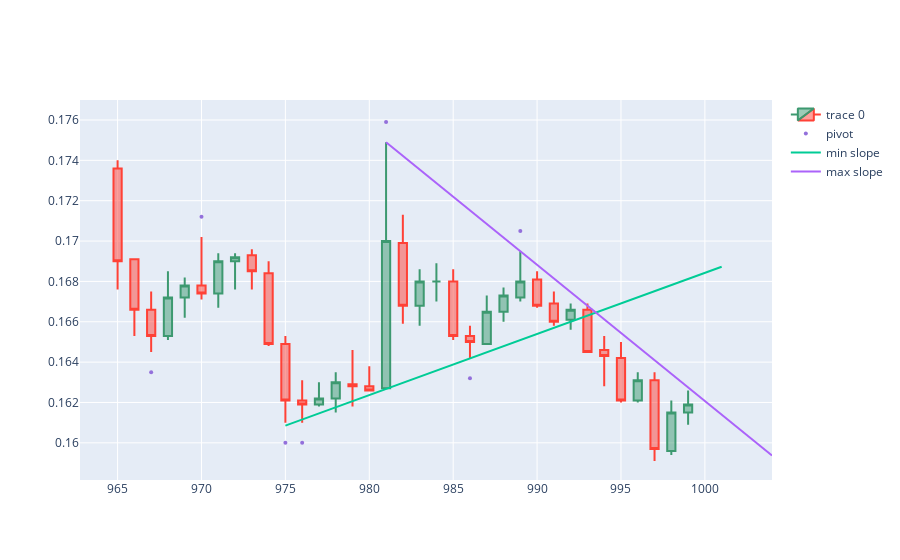

The cell this chart's notebook holds for it:
### Code cell
#dibuja
candleid = 995
dfpl = df[0:1000]
fig = go.Figure(data=[go.Candlestick(x=dfpl.index,
                open=dfpl['Open'],
                high=dfpl['High'],
                low=dfpl['Low'],
                close=dfpl['Close'])])

fig.add_scatter(x=dfpl.index, y=dfpl['pointpos'], mode="markers",
                marker=dict(size=5, color="MediumPurple"),
                name="pivot")

backcandles = 20
maxim = np.array([])
minim = np.array([])
xxmin = np.array([])
xxmax = np.array([])

for i in range(candleid-backcandles, candleid+1):
    if df.iloc[i].pivot == 1:
        minim = np.append(minim, df.iloc[i].Low)
        xxmin = np.append(xxmin, i) #could be i instead df.iloc[i].name
    if df.iloc[i].pivot == 2:
        maxim = np.append(maxim, df.iloc[i].High)
        xxmax = np.append(xxmax, i) # df.iloc[i].name
        
slmin, intercmin, rmin, pmin, semin = linregress(xxmin, minim)
slmax, intercmax, rmax, pmax, semax = linregress(xxmax, maxim)

print(rmin, rmax)

dfpl = df[candleid-backcandles-10:candleid+backcandles+10]

fig = go.Figure(data=[go.Candlestick(x=dfpl.index,
                open=dfpl['Open'],
                high=dfpl['High'],
                low=dfpl['Low'],
                close=dfpl['Close'])])

fig.add_scatter(x=dfpl.index, y=dfpl['pointpos'], mode="markers",
                marker=dict(size=4, color="MediumPurple"),
                name="pivot")

xxmin = np.append(xxmin, xxmin[-1]+15)
xxmax = np.append(xxmax, xxmax[-1]+15)

fig.add_trace(go.Scatter(x=xxmin, y=slmin*xxmin + intercmin, mode='lines', name='min slope'))
fig.add_trace(go.Scatter(x=xxmax, y=slmax*xxmax + intercmax, mode='lines', name='max slope'))
fig.update_layout(xaxis_rangeslider_visible=False)
fig.show()
print(f"linea superior. X: {xxmax} - y: {slmax*xxmax + intercmax}")
print(f"linea inferior. X: {xxmin} - y: {slmin*xxmin + intercmin}")

### Figure 1 — Plotly figure (JSON) as saved in the notebook; plotly's stock layout.template omitted (floating-point values rounded to 4 significant figures)
{"data": [{"close": [0.169, 0.1666, 0.1653, 0.1672, 0.1678, 0.1674, 0.169, 0.1692, 0.1685, 0.1649, 0.1621, 0.1619, 0.1622, 0.163, 0.1628, 0.1626, 0.17, 0.1668, 0.168, 0.168, 0.1653, 0.165, 0.1665, 0.1673, 0.168, 0.1668, 0.166, 0.1666, 0.1645, 0.1643, 0.1621, 0.1631, 0.1597, 0.1615, 0.1619], "high": [0.174, 0.1691, 0.1675, 0.1685, 0.1682, 0.1702, 0.1694, 0.1694, 0.1696, 0.169, 0.1653, 0.1631, 0.163, 0.1635, 0.1646, 0.1638, 0.1749, 0.1713, 0.1686, 0.1689, 0.1686, 0.1658, 0.1673, 0.1677, 0.1695, 0.1685, 0.1675, 0.1669, 0.1669, 0.1653, 0.165, 0.1635, 0.1635, 0.1621, 0.1626], "low": [0.1676, 0.1653, 0.1645, 0.1651, 0.1662, 0.1671, 0.1667, 0.1676, 0.1676, 0.1648, 0.161, 0.161, 0.1618, 0.1615, 0.1618, 0.1626, 0.1627, 0.1659, 0.1658, 0.167, 0.1651, 0.1642, 0.1649, 0.166, 0.167, 0.1667, 0.1658, 0.1656, 0.1645, 0.1628, 0.162, 0.162, 0.1591, 0.1594, 0.1609], "open": [0.1736, 0.1691, 0.1666, 0.1653, 0.1672, 0.1678, 0.1674, 0.169, 0.1693, 0.1684, 0.1649, 0.1621, 0.1619, 0.1622, 0.1629, 0.1628, 0.1627, 0.1699, 0.1668, 0.168, 0.168, 0.1653, 0.1649, 0.1665, 0.1672, 0.1681, 0.1669, 0.1661, 0.1666, 0.1646, 0.1642, 0.1621, 0.1631, 0.1596, 0.1615], "type": "candlestick", "x": [965, 966, 967, 968, 969, 970, 971, 972, 973, 974, 975, 976, 977, 978, 979, 980, 981, 982, 983, 984, 985, 986, 987, 988, 989, 990, 991, 992, 993, 994, 995, 996, 997, 998, 999]}, {"marker": {"color": "MediumPurple", "size": 4}, "mode": "markers", "name": "pivot", "type": "scatter", "x": [965, 966, 967, 968, 969, 970, 971, 972, 973, 974, 975, 976, 977, 978, 979, 980, 981, 982, 983, 984, 985, 986, 987, 988, 989, 990, 991, 992, 993, 994, 995, 996, 997, 998, 999], "y": [null, null, 0.1635, null, null, 0.1712, null, null, null, null, 0.16, 0.16, null, null, null, null, 0.1759, null, null, null, null, 0.1632, null, null, 0.1705, null, null, null, null, null, null, null, null, null, null]}, {"mode": "lines", "name": "min slope", "type": "scatter", "x": [975, 976, 986, 1001], "y": [0.1609, 0.1612, 0.1642, 0.1687]}, {"mode": "lines", "name": "max slope", "type": "scatter", "x": [981, 989, 1004], "y": [0.1749, 0.1695, 0.1594]}], "layout": {"xaxis": {"rangeslider": {"visible": false}}}}
